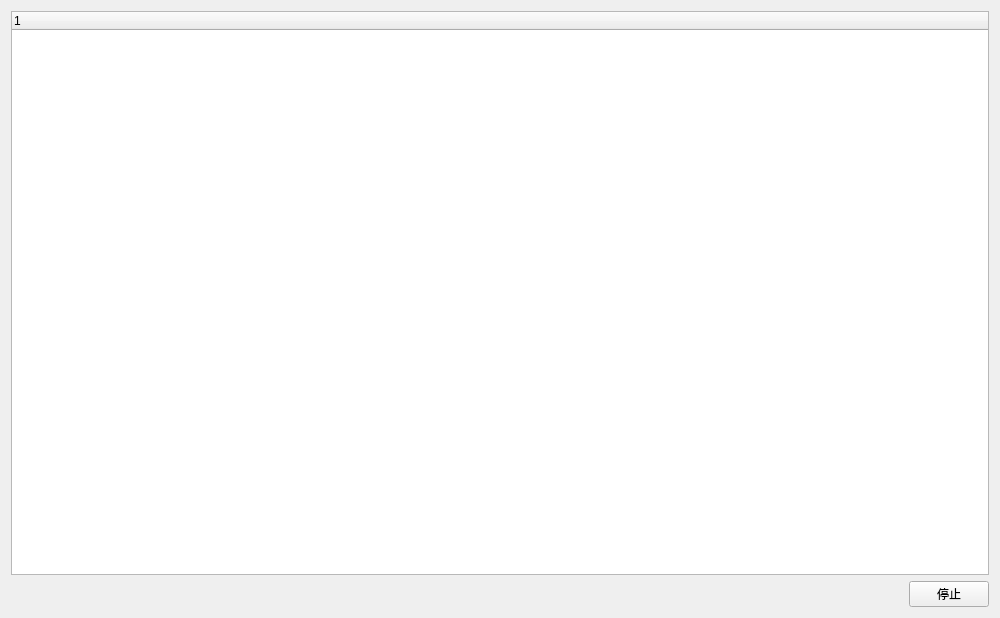
<?xml version="1.0" encoding="UTF-8"?>
<ui version="4.0">
 <class>WidgetManager</class>
 <widget class="QWidget" name="WidgetManager">
  <property name="geometry">
   <rect>
    <x>0</x>
    <y>0</y>
    <width>1000</width>
    <height>618</height>
   </rect>
  </property>
  <property name="windowTitle">
   <string>控件管理器</string>
  </property>
  <layout class="QGridLayout" name="gridLayout">
   <item row="1" column="1">
    <widget class="PushButton" name="pb_stop">
     <property name="text">
      <string>停止</string>
     </property>
    </widget>
   </item>
   <item row="1" column="0">
    <spacer name="horizontalSpacer">
     <property name="orientation">
      <enum>Qt::Horizontal</enum>
     </property>
     <property name="sizeHint" stdset="0">
      <size>
       <width>40</width>
       <height>20</height>
      </size>
     </property>
    </spacer>
   </item>
   <item row="0" column="0" colspan="2">
    <widget class="TreeWidget" name="tw_tasks">
     <column>
      <property name="text">
       <string notr="true">1</string>
      </property>
     </column>
    </widget>
   </item>
  </layout>
 </widget>
 <customwidgets>
  <customwidget>
   <class>PushButton</class>
   <extends>QPushButton</extends>
   <header>qfluentwidgets</header>
  </customwidget>
  <customwidget>
   <class>TreeWidget</class>
   <extends>QTreeWidget</extends>
   <header>qfluentwidgets</header>
  </customwidget>
 </customwidgets>
 <resources/>
 <connections/>
</ui>
